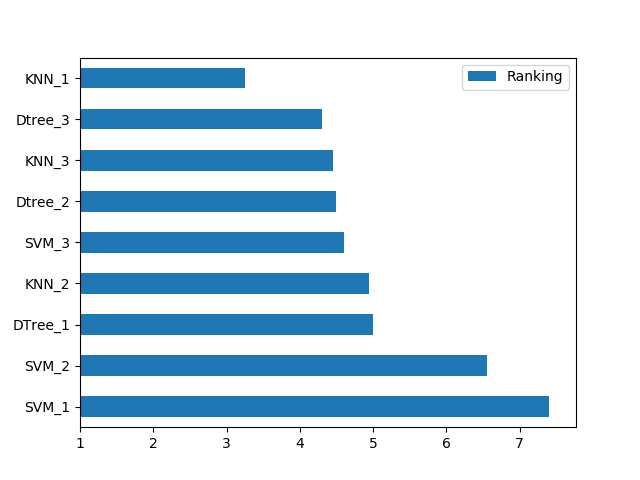

This figure's Python source:
import numpy as np
import pandas as pd
from scipy.stats import rankdata
import matplotlib.pyplot as plt

df = pd.read_csv('results.csv', header=0)
df1 = pd.read_csv('results1.csv', header=0)
df2 = pd.read_csv('results2.csv', header=0)

data = df.to_numpy()
data = np.append(data, df1.to_numpy(), axis=1)
data = np.append(data, df2.to_numpy(), axis=1)

rankings = np.zeros(shape=(data.shape[0], data.shape[1]))

for i in range(rankings.shape[0]):
    rankings[i, :] = rankdata(data[i, :])


# files = ['BreastTissue.csv', 'contact-lenses.arff', 'diabetes.arff', 'ecoli.arff','glass.arff',
#          'ionosphere.arff', 'divorce.arff', 'vote.arff', 'zoo.arff', 'segment.arff']

final = np.copy(rankings.mean(axis=0))
final = final.reshape((9, 1))


new_df = pd.DataFrame(final, index=['DTree_1', 'KNN_1', 'SVM_1', 'Dtree_2', 'KNN_2', 'SVM_2', 'Dtree_3', 'KNN_3', 'SVM_3'], columns=['Ranking'])
new_df = new_df.sort_values(by='Ranking', ascending=False)

new_df.plot.barh()
plt.xlim(left=1)
plt.show()
